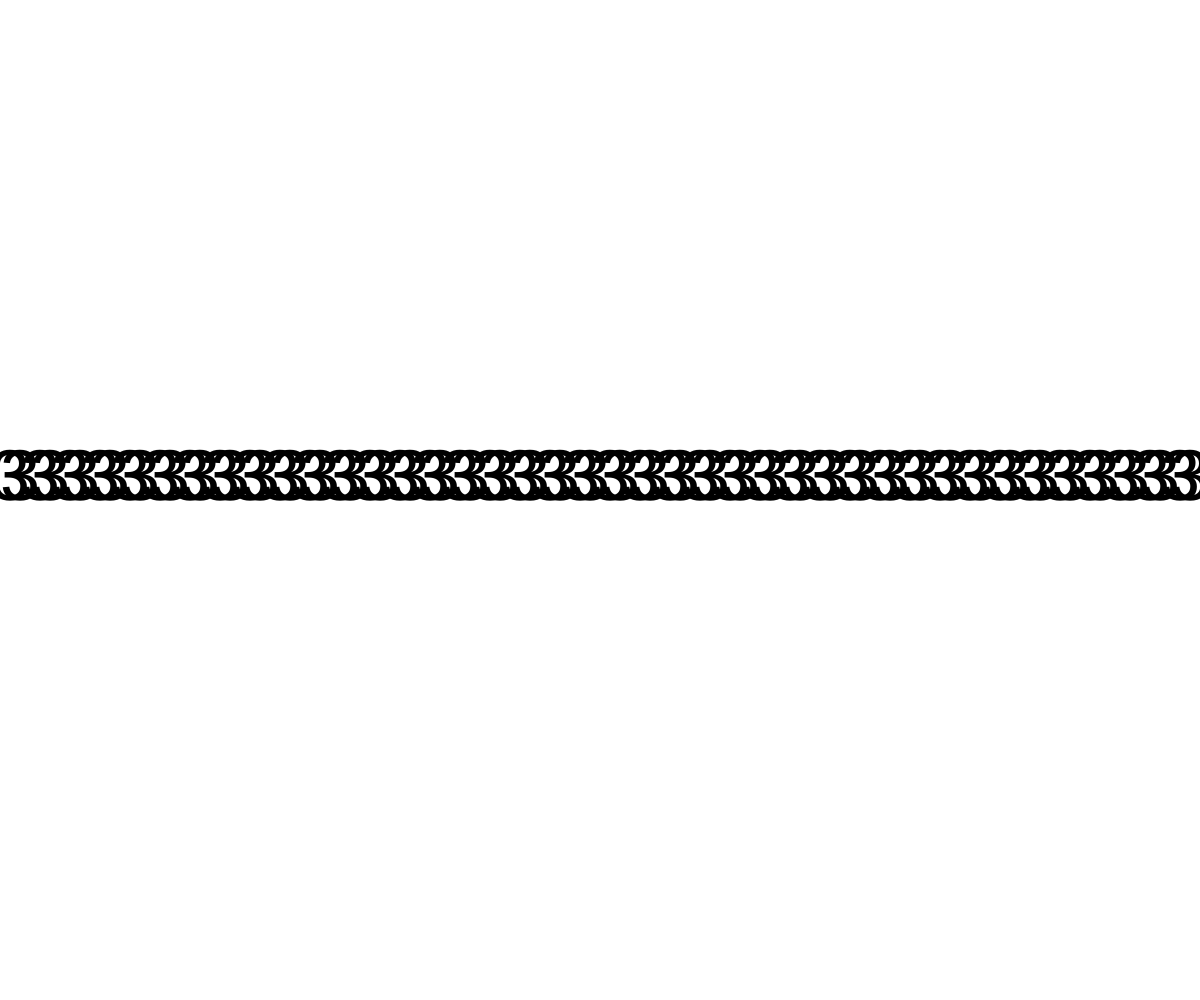
Frame 1 (no input)
Frame 60 (no input): identical to frame 1, image omitted
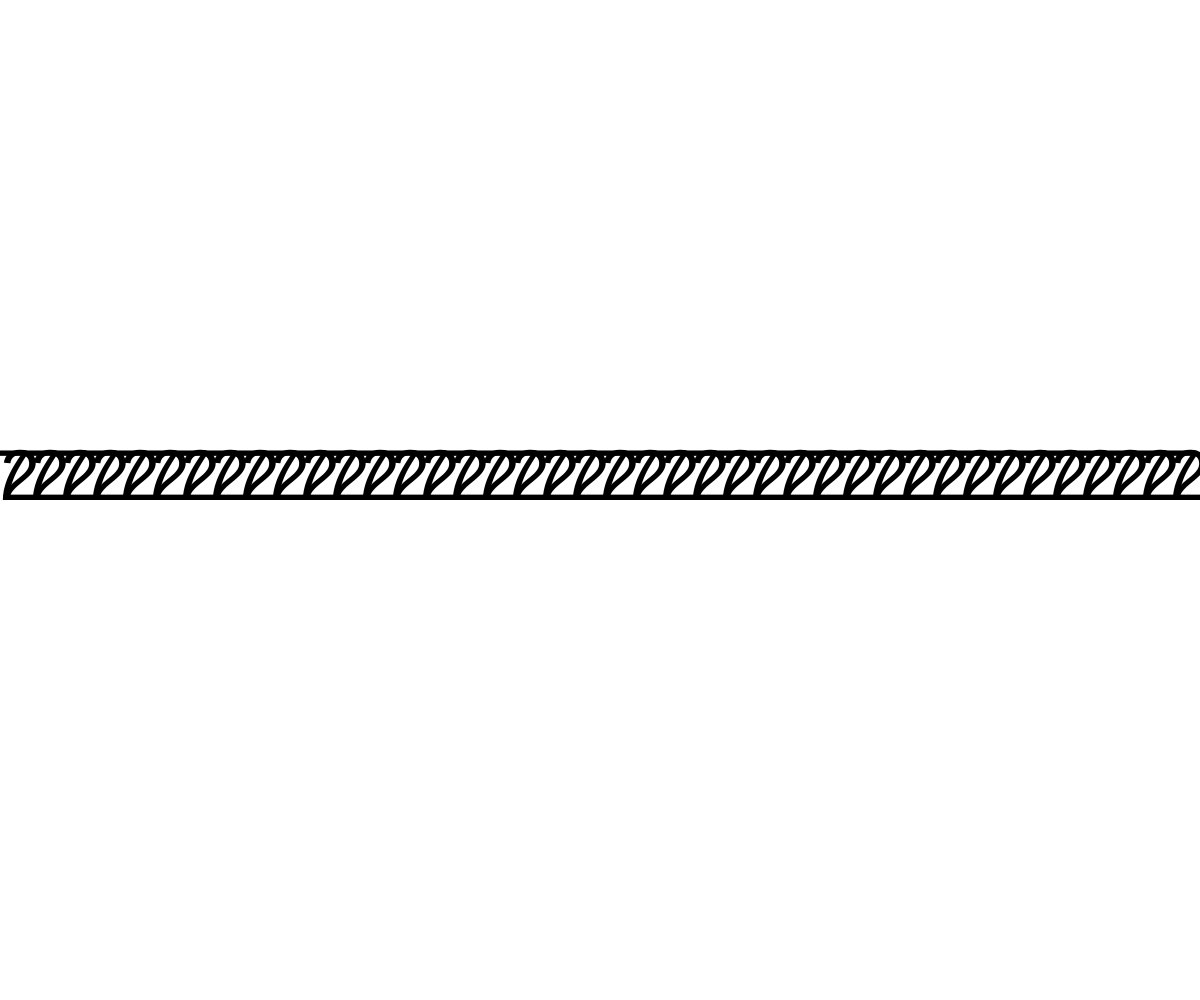
Frame 120 (the mouse pressed at the canvas centre since frame 60)

The p5.js sketch that drew these frames (run headless with seeded random() and noise() and a simulated clock; from frame 60 on, the mouse is pressed at the canvas centre):

// p5.js sketch
// ── sketch.js
var ptouchIsDown
var pmouseIsPressed
var fr = 30

function setup () {
  createCanvas(windowWidth, windowHeight)
  frameRate(fr)
}

function draw () {
  background(255)
  noStroke()

  fill(0)
  textFont('Helvetica')

  var words = 'ENTER'
  var size = 30

  var words = ['72', '33']
  words = random(words)

  // textSize(72);
  // textAlign(CENTER, BASELINE);
  // text(words, width / 2, height / 2);

  for (i = 0; i <= width; i += 30) {
    textSize(72)
    textAlign(CENTER, BASELINE)
    text(words, i, height / 2)
  }
}

function windowResized () {
  resizeCanvas(windowWidth, windowHeight)
}
